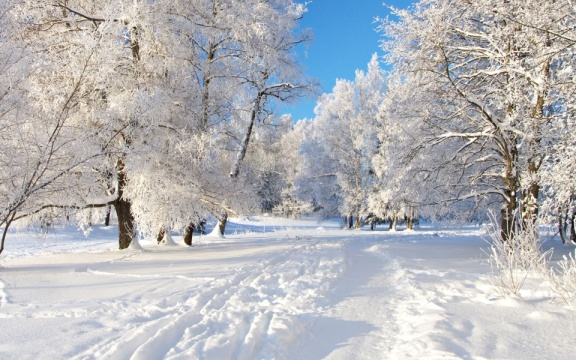
#> input picture 2lab/images/winter_small.jpg, 576 x 360 px, found by its file name
$ python resize.py
#> lines starting #> are read from the running program, lines starting #| are printed output that depends on the picture
import cv2 as cv
import numpy as np

img_path = "C:/denFiles/git/technical-vision/2lab/images/"
img = cv.imread(img_path + "winter_small.jpg", cv.IMREAD_GRAYSCALE)
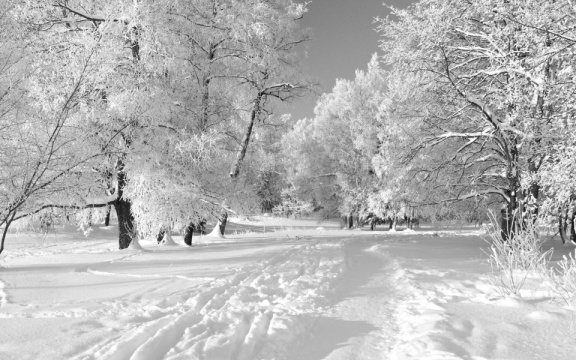
#> img: shape (360, 576); min 13, max 255, mean 180.9
n_rows, n_cols = img.shape[:2]
#> n_rows = 360; n_cols = 576

# Set the parameters
x_scale = 0.5
y_scale = 2.2

# Form the transformation matrix
T = np.float32([[x_scale, 0, 0], [0, y_scale, 0]])

# Apply transformation
# resized_img = cv.warpAffine(img, T, (int(n_cols * x_scale), int(n_rows * y_scale)), flags=cv.INTER_CUBIC)

# Using cv.resize func
resized_img = cv.resize(img, (int(n_cols * x_scale), int(n_rows * y_scale)), interpolation=cv.INTER_CUBIC)
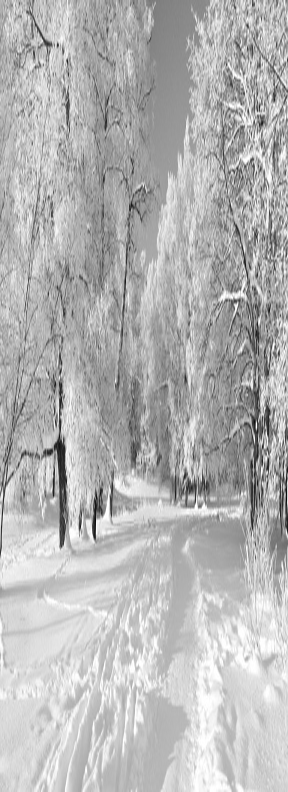
#> resized_img: shape (792, 288); min 5, max 255, mean 180.9

cv.imwrite(img_path + "uniform_scale_winter.jpg", resized_img)
cv.imshow("Resised image", resized_img)
cv.imshow("Initial image", img)
cv.waitKey(0)
cv.destroyAllWindows()

$ run again, with 2lab/images/city.jpg copied over 2lab/images/winter_small.jpg
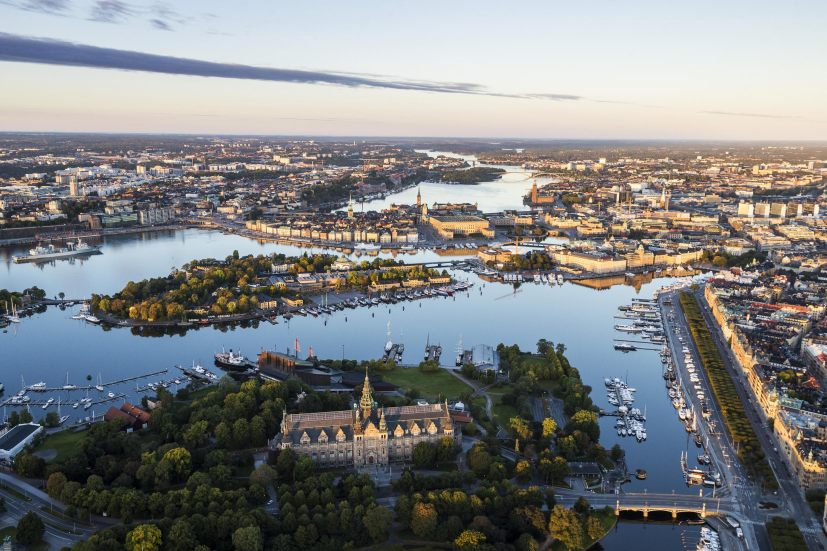
#> input picture 2lab/images/city.jpg, 2480 x 1653 px, found by its file name (shown at 1/3 size)
#> `img = cv.imread(img_path + "winter_small.jpg", cv.IMREAD_GRAYSCALE)`:
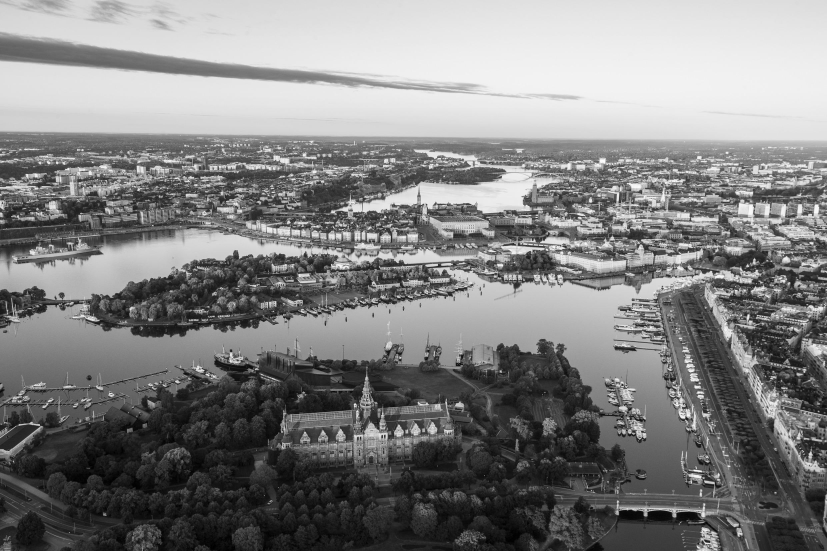
#> img: shape (1653, 2480) (shown at 1/3 size); min 0, max 255, mean 129
#> `resized_img = cv.resize(img, (int(n_cols * x_scale), int(n_rows * y_sc..`:
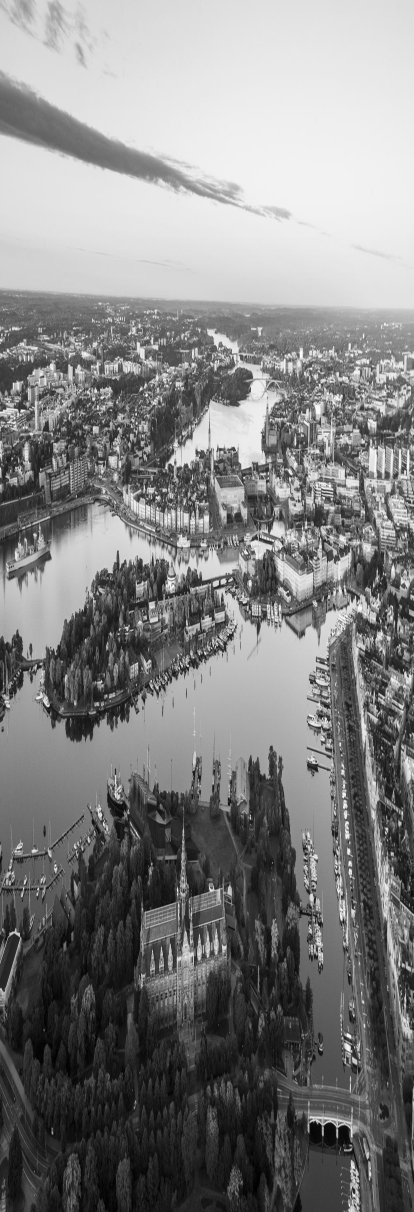
#> resized_img: shape (3636, 1240) (shown at 1/3 size); min 0, max 255, mean 129

$ run again, with 2lab/images/guitar_left.jpg copied over 2lab/images/winter_small.jpg
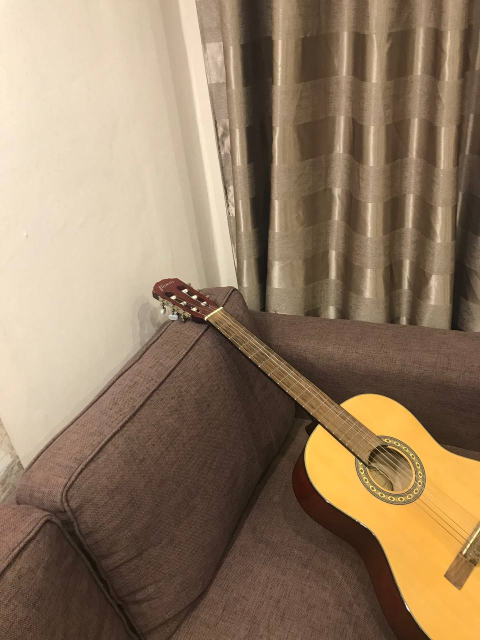
#> input picture 2lab/images/guitar_left.jpg, 960 x 1280 px, found by its file name (shown at 1/2 size)
#> `img = cv.imread(img_path + "winter_small.jpg", cv.IMREAD_GRAYSCALE)`:
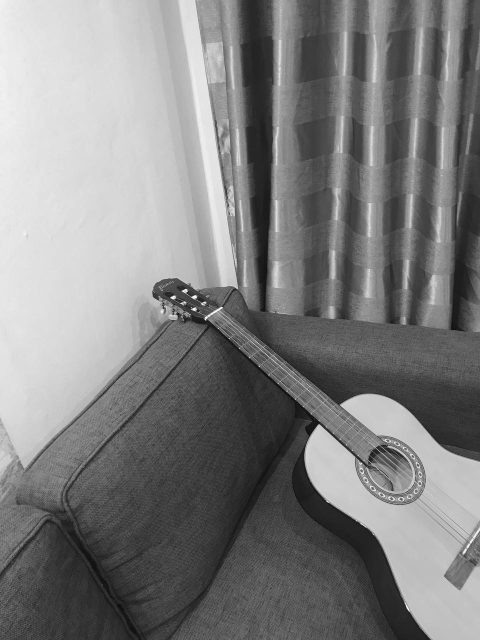
#> img: shape (1280, 960) (shown at 1/2 size); min 0, max 255, mean 127.8
#> `resized_img = cv.resize(img, (int(n_cols * x_scale), int(n_rows * y_sc..`:
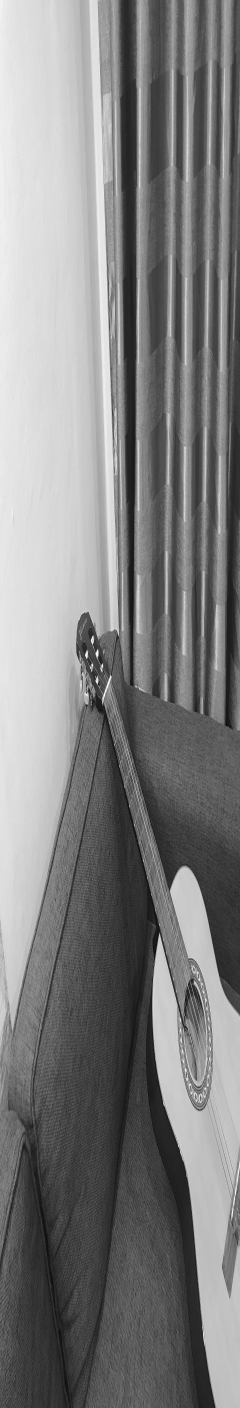
#> resized_img: shape (2816, 480) (shown at 1/2 size); min 0, max 255, mean 127.8
